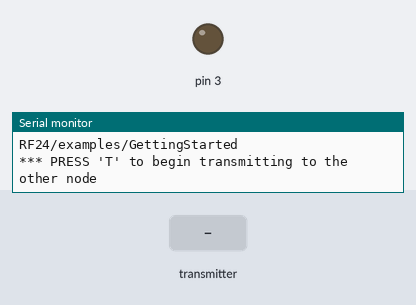
Recording of a sketch running on a simulated Arduino Uno, built with avr-gcc and run on an emulated ATmega328P. On the bench: output pins drawn as LEDs (lit = HIGH), the last lines printed to the serial monitor. Inputs (shaded band) come from the test bench. No radio packets arrive unless stated.

Above: at 1.2 s.
1.3 s: the transmitter starts sending got_time = 256
At 2.0 s:
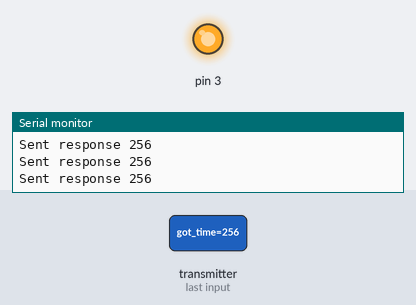
6.3 s: the transmitter starts sending got_time = 0
At 7.0 s:
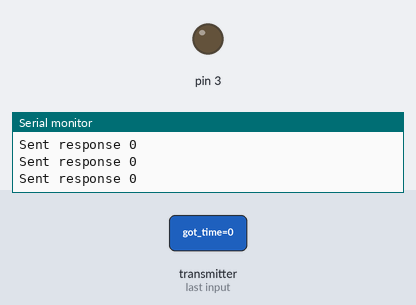
7.8 s: the transmitter starts sending got_time = 512
At 8.1 s:
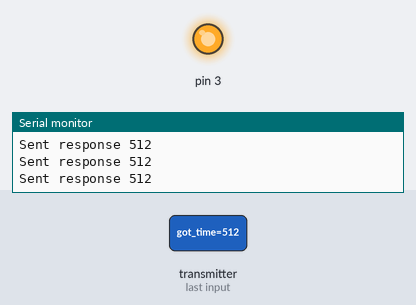
Timing chart, 0 to 10.3 s (numbered marks = the images above; inputs shaded):
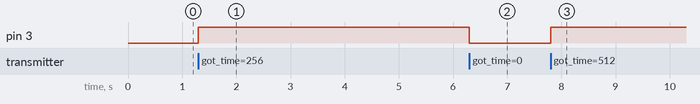

Measured:
- after the input at 1.3 s, pin 3: LOW → HIGH at once
- after the input at 6.3 s, pin 3: HIGH → LOW at once
- after the input at 7.8 s, pin 3: LOW → HIGH at once

The sketch:

workingCode.ino
```cpp
/*
* Getting Started example sketch for nRF24L01+ radios
* This is a very basic example of how to send data from one node to another
* Updated: Dec 2014 by TMRh20
*/

#include <SPI.h>
#include "RF24.h"

/****************** User Config ***************************/
/***      Set this radio as radio number 0 or 1         ***/
bool radioNumber = 0;

/* Hardware configuration: Set up nRF24L01 radio on SPI bus plus pins 7 & 8 */
RF24 radio(7,8);
/**********************************************************/

byte addresses[][6] = {"1Node","2Node"};

// Used to control whether this node is sending or receiving
bool role = 0;

void setup() {
  Serial.begin(57600);
  Serial.println(F("RF24/examples/GettingStarted"));
  Serial.println(F("*** PRESS 'T' to begin transmitting to the other node"));

  radio.begin();

  // Set the PA Level low to prevent power supply related issues since this is a
 // getting_started sketch, and the likelihood of close proximity of the devices. RF24_PA_MAX is default.
  radio.setPALevel(RF24_PA_LOW);

  // Open a writing and reading pipe on each radio, with opposite addresses
  if(radioNumber){
    radio.openWritingPipe(addresses[1]);
    radio.openReadingPipe(1,addresses[0]);
  }else{
    radio.openWritingPipe(addresses[0]);
    radio.openReadingPipe(1,addresses[1]);
  }
  pinMode(2,INPUT);
  pinMode(3, OUTPUT);
  // Start the radio listening for data
  radio.startListening();
}

void loop() {


/****************** Ping Out Role ***************************/
if (role == 1)  {

    radio.stopListening();                                    // First, stop listening so we can talk.


    Serial.println(F("Now sending"));
    bool pir = digitalRead(2);
    unsigned long time = micros();                             // Take the time, and send it.  This will block until complete
     if (!radio.write( &pir, sizeof(bool) )){
       Serial.println(F("failed"));
     }

    radio.startListening();                                    // Now, continue listening

    unsigned long started_waiting_at = micros();               // Set up a timeout period, get the current microseconds
    boolean timeout = false;                                   // Set up a variable to indicate if a response was received or not

    while ( ! radio.available() ){                             // While nothing is received
      if (micros() - started_waiting_at > 200000 ){            // If waited longer than 200ms, indicate timeout and exit while loop
          timeout = true;
          break;
      }
    }

    if ( timeout ){                                             // Describe the results
        Serial.println(F("Failed, response timed out."));
    }else{
        unsigned long got_time;                                 // Grab the response, compare, and send to debugging spew
        radio.read( &got_time, sizeof(unsigned long) );
        unsigned long time = micros();

        // Spew it
        Serial.print(F("Sent "));
        Serial.print(pir);
        Serial.print(F(", Got response "));
        Serial.print(got_time);
        Serial.print(F(", Round-trip delay "));
        Serial.print(time-got_time);
        Serial.println(F(" microseconds"));
    }

    // Try again 1s later
    delay(1000);
  }


/****************** Pong Back Role ***************************/

  if ( role == 0 )
  {
    unsigned long got_time;

    if( radio.available()){
                                                                    // Variable for the received timestamp
      while (radio.available()) {                                   // While there is data ready
        radio.read( &got_time, sizeof(unsigned long) );             // Get the payload
      }
       if (got_time>0){
         digitalWrite(3, HIGH);
       }else{
         digitalWrite(3,LOW);
       }
      radio.stopListening();                                        // First, stop listening so we can talk
      radio.write( &got_time, sizeof(unsigned long) );              // Send the final one back.
      radio.startListening();                                       // Now, resume listening so we catch the next packets.
      Serial.print(F("Sent response "));
      Serial.println(got_time);
   }
 }


/****************** Change Roles via Serial Commands ***************************/

  if ( Serial.available() )
  {
    char c = toupper(Serial.read());
    if ( c == 'T' && role == 0 ){
      Serial.println(F("*** CHANGING TO TRANSMIT ROLE -- PRESS 'R' TO SWITCH BACK"));
      role = 1;                  // Become the primary transmitter (ping out)

   }else
    if ( c == 'R' && role == 1 ){
      Serial.println(F("*** CHANGING TO RECEIVE ROLE -- PRESS 'T' TO SWITCH BACK"));
       role = 0;                // Become the primary receiver (pong back)
       radio.startListening();

    }
  }


} // Loop
```
